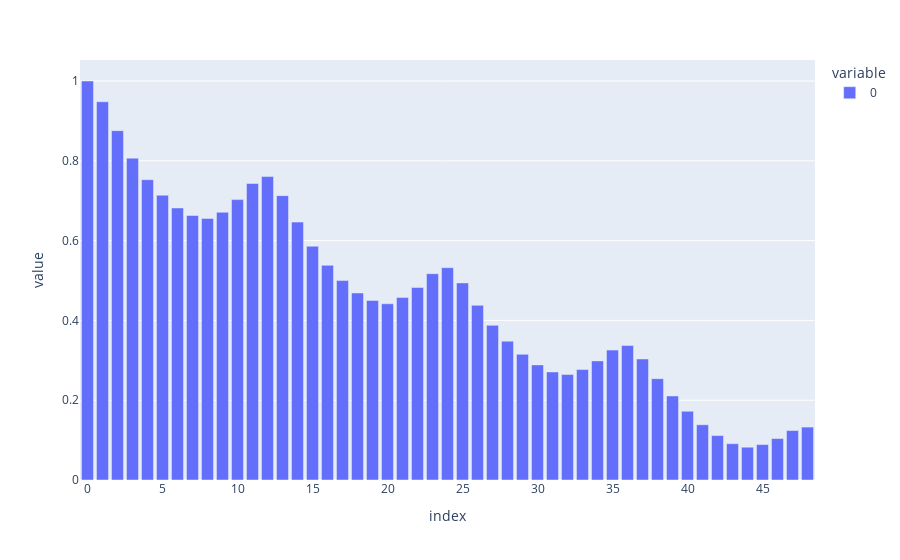

Notebook source saved alongside this figure:
### Code cell
acf_values = acf(air_df['Passengers'], nlags=48)
pd.Series(acf_values, index=range(49)).plot(kind='bar')

### Figure 1 — Plotly figure (JSON) as saved in the notebook; plotly's stock layout.template omitted (floating-point values rounded to 4 significant figures)
{"data": [{"hovertemplate": "variable=0<br>index=%{x}<br>value=%{y}<extra></extra>", "legendgroup": "0", "marker": {"color": "#636efa", "pattern": {"shape": ""}}, "name": "0", "orientation": "v", "showlegend": true, "textposition": "auto", "type": "bar", "x": [0, 1, 2, 3, 4, 5, 6, 7, 8, 9, 10, 11, 12, 13, 14, 15, 16, 17, 18, 19, 20, 21, 22, 23, 24, 25, 26, 27, 28, 29, 30, 31, 32, 33, 34, 35, 36, 37, 38, 39, 40, 41, 42, 43, 44, 45, 46, 47, 48], "xaxis": "x", "y": [1.0, 0.948, 0.8756, 0.8067, 0.7526, 0.7138, 0.6817, 0.6629, 0.6556, 0.6709, 0.7027, 0.7432, 0.7604, 0.7127, 0.6463, 0.5859, 0.538, 0.4997, 0.4687, 0.4499, 0.4416, 0.4572, 0.4825, 0.5171, 0.5322, 0.494, 0.4377, 0.3876, 0.348, 0.315, 0.2885, 0.2708, 0.2643, 0.2768, 0.2985, 0.3256, 0.337, 0.3033, 0.254, 0.2107, 0.1722, 0.1384, 0.1114, 0.09098, 0.08217, 0.08877, 0.1039, 0.1239, 0.1326], "yaxis": "y"}], "layout": {"barmode": "relative", "legend": {"title": {"text": "variable"}, "tracegroupgap": 0}, "margin": {"t": 60}, "xaxis": {"anchor": "y", "domain": [0, 1], "title": {"text": "index"}}, "yaxis": {"anchor": "x", "domain": [0, 1], "title": {"text": "value"}}}}
